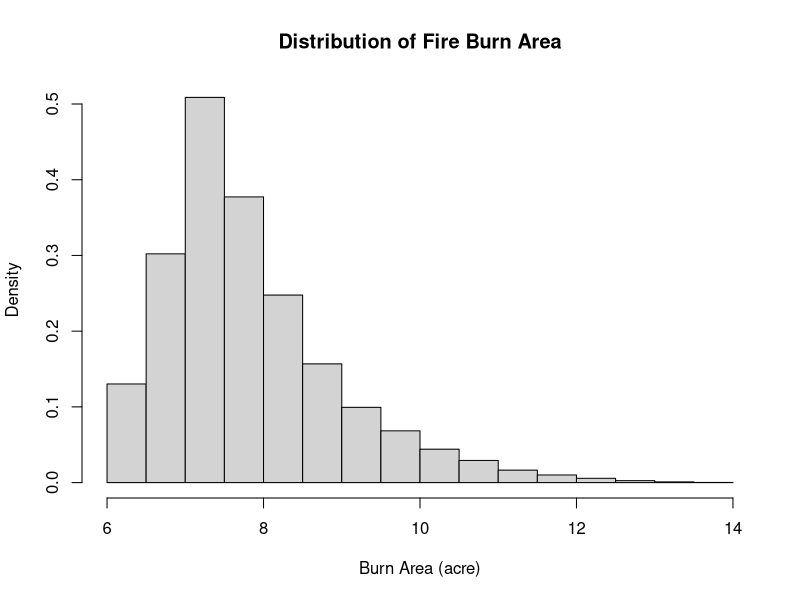
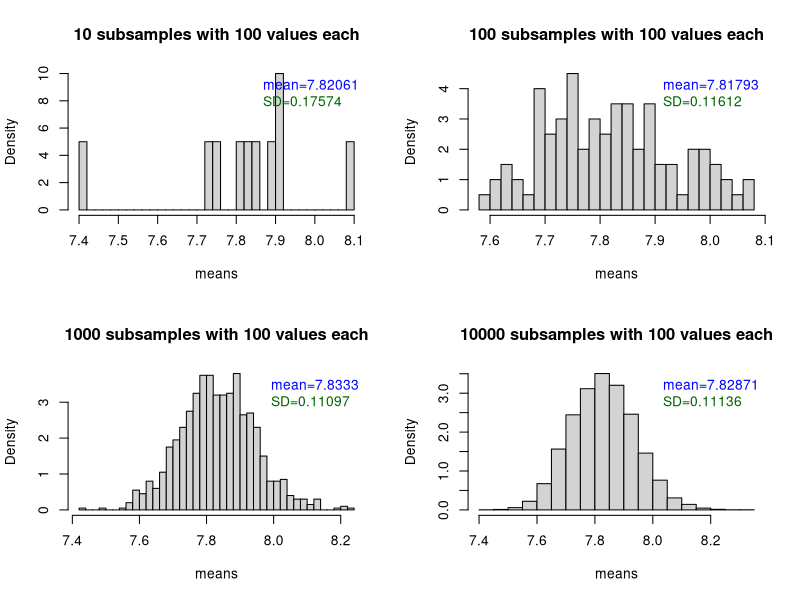
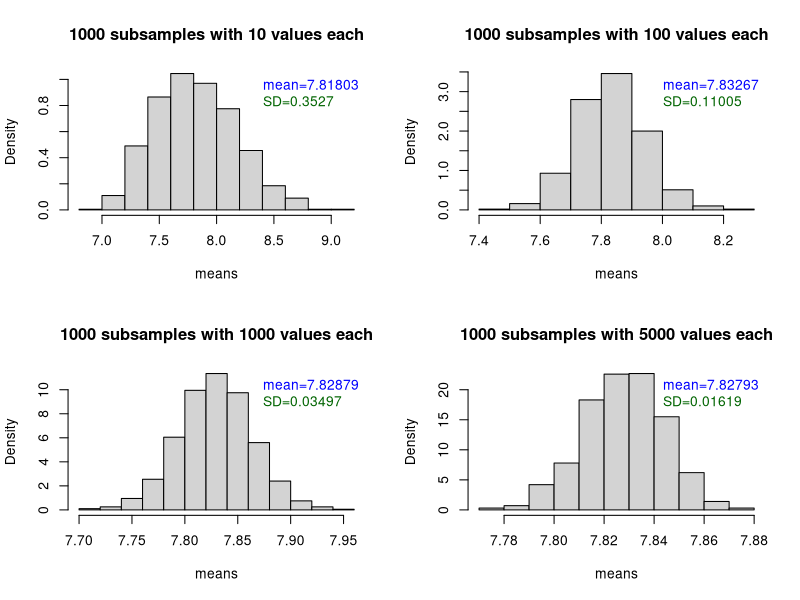
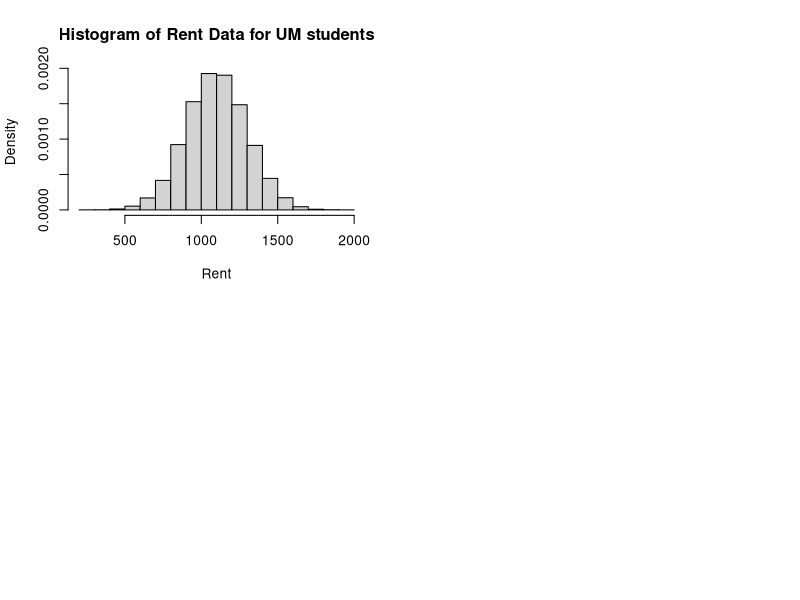
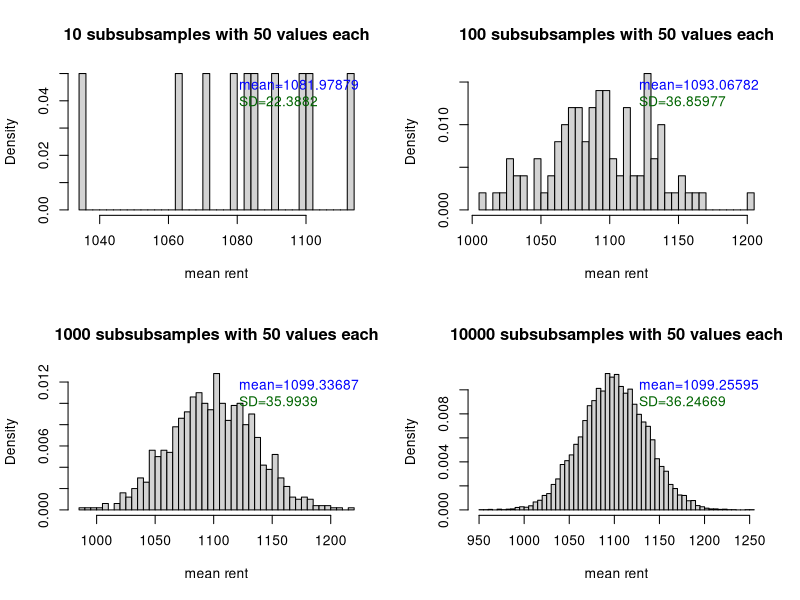
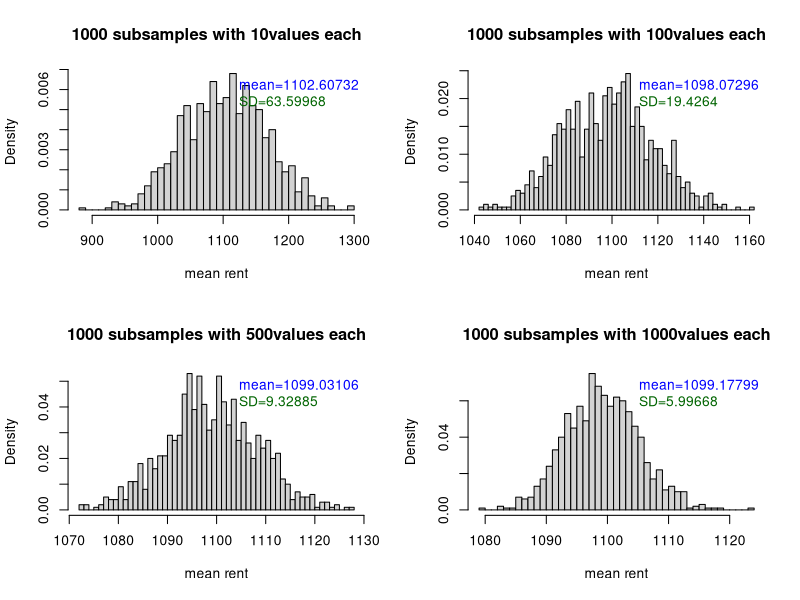

These charts were generated, in order, by the following R code:
## ---- chunk 1
setwd("/Users/zhongyinjiao/Desktop/EAS 538 Lab")
fireinfo <- read.csv("firinfo.csv")
head(fireinfo)
mean(fireinfo$BurnBndAc)
sd(fireinfo$BurnBndAc)
hist(fireinfo$BurnBndAc, probability = TRUE, main = "Distribution of Fire Burn Area", xlab='Burn Area (acre)')
## ---- chunk 2
meansVector <- function(data, times, size, var) {
  v <- c()
  for (i in 1:times) {
    y <- sample(data[, var], size, replace = TRUE)
    m <- mean(y)
    v[i] <- m
  }
  return(v)
}
## ---- chunk 3
set.seed(100)
x <- c(10, 100, 1000, 10000) # number of subsamples

par(mfrow = c(2, 2))
for (i in c(1:length(x))) {
  means <- meansVector(fireinfo, x[i], 100, "BurnBndAc")
  avg <- round(mean(means), 5) # mean of the sample means
  SD <- round(sd(means), 5) # std of the sample means
  hist(means, probability = TRUE, main = paste0(x[i], " subsamples with 100 values each"), breaks = 30)
  legend("topright", legend = c(paste0("mean=", avg), paste0("SD=", SD)), bty = "n", text.col = c("blue", "dark green"))
}
## ---- chunk 4
set.seed(100)
y <- c(10, 100, 1000, 5000)

par(mfrow = c(2, 2))
for (i in c(1:length(y))) {
  means <- meansVector(fireinfo, 1000, y[i], "BurnBndAc")
  avg <- round(mean(means), 5)
  SD <- round(sd(means), 5)
  hist(means, probability = TRUE, main = paste0("1000 subsamples with ", y[i], " values each"))
  legend("topright", legend = c(paste0("mean=", avg), paste0("SD=", SD)), bty = "n", text.col = c("blue", "dark green"))
}
## ---- chunk 5
#Follow the Instructions to create a dataset called "rentdata" on your own.
set.seed(100)
rentdata=rnorm(mean=1100,n=40000,sd=200)
## ---- chunk 6
meansVector <- function(data, times, size) {
  v <- c()
  for (i in 1:times) {
    y <- sample(data, size, replace=TRUE)
    m <- mean(y)
    v[i] <- m
  }
  return(v)
}
## ---- chunk 7
set.seed(100)
# (1) Plot the histogram of the rent data
hist(rentdata,main="Histogram of Rent Data for UM students", xlab="Rent", probability = TRUE)
## ---- chunk 8
# (2) Create a series of histograms where you gradually increase the number of subsamples you take, but keep the number of values in each subsample constant
meansVector <- function(data, times, size) {
  v <- c()
  for (i in 1:times) {
    y <- sample(data, size, replace=TRUE)
    m <- mean(y)
    v[i] <- m
  }
  return(v)
}
y <- c(10, 100, 1000, 10000)
par(mfrow = c(2,2))
for (i in c(1:length(y))) {
  means <- meansVector(rentdata, y[i], 30)
  avg <- round(mean(means), 5)
  SD <- round(sd(means), 5)
  hist(means, probability = TRUE, main = paste0(y[i],' subsubsamples with 50 values each'), xlab = 'mean rent', breaks = 50)
  legend("topright", legend = c(paste0("mean=", avg), paste0("SD=", SD)), bty = "n", text.col = c("blue", "dark green"))
}
## ---- chunk 9
# (3) Create a series of histograms where you keep the number of subsamples you take constant, but increase the number of values within each subsample
meansVector <- function(data, times, size) {
  v <- c()
  for (i in 1:times) {
    y <- sample(data, size, replace=TRUE)
    m <- mean(y)
    v[i] <- m
  }
  return(v)
}
y <- c(10, 100, 500, 1000)
par(mfrow = c(2,2))
for (i in c(1:length(y))) {
  means <- meansVector(rentdata, 1000, y[i])
  avg <- round(mean(means), 5)
  SD <- round(sd(means), 5)
  hist(means, main = paste0('1000 subsamples with ', y[i], 'values each'), breaks=50, xlab='mean rent', probability=TRUE)
  legend("topright", legend = c(paste0("mean=", avg), paste0("SD=", SD)), bty = "n", text.col = c("blue","dark green"))
}
## ---- chunk 10
set.seed(100)
# 10000 students' heights
heights <- rnorm(10000, mean = 65, sd = 2)
#CI
cifun <- function(means, zcrit, sem) {
  cilower <- means - zcrit*sem
  ciupper <- means + zcrit*sem
  civals <- c(cilower, ciupper)
  return(civals)
}
## ---- chunk 11
#get values of mean, zcrit, sem
means <- mean(heights)
zcrit <- qnorm(.975)
sem <- (sd(heights) / sqrt(length(heights)))
#compute CI
cifun(means, zcrit, sem)
## ---- chunk 12
#get values of mean, zcrit, sem
means <- mean(heights)
# CI is 90%
zcrit <- qnorm(.95)
sem <- (sd(heights) / sqrt(length(heights)))
#compute CI
cifun(means, zcrit, sem)
## ---- chunk 13
set.seed(100)
heights <- rnorm(100, mean = 65, sd = 2)
cifun <- function(means, zcrit, sem) {
  cilower <- means - zcrit*sem
  ciupper <- means + zcrit*sem
  civals <- c(cilower, ciupper)
  return(civals)
}
means <- mean(heights)
zcrit <- qnorm(.975)
sem <- (sd(heights) / sqrt(length(heights)))
cifun(means, zcrit, sem)
